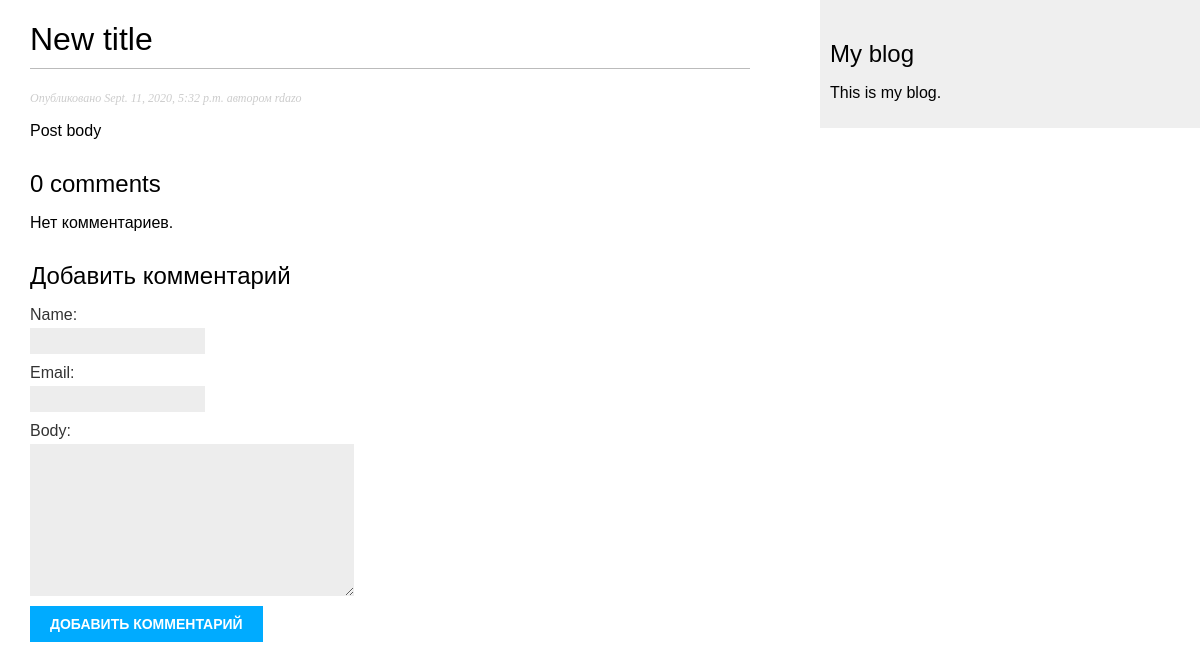
/blog/2020/9/11/another-post/, run on an earlier commit of the app's database.
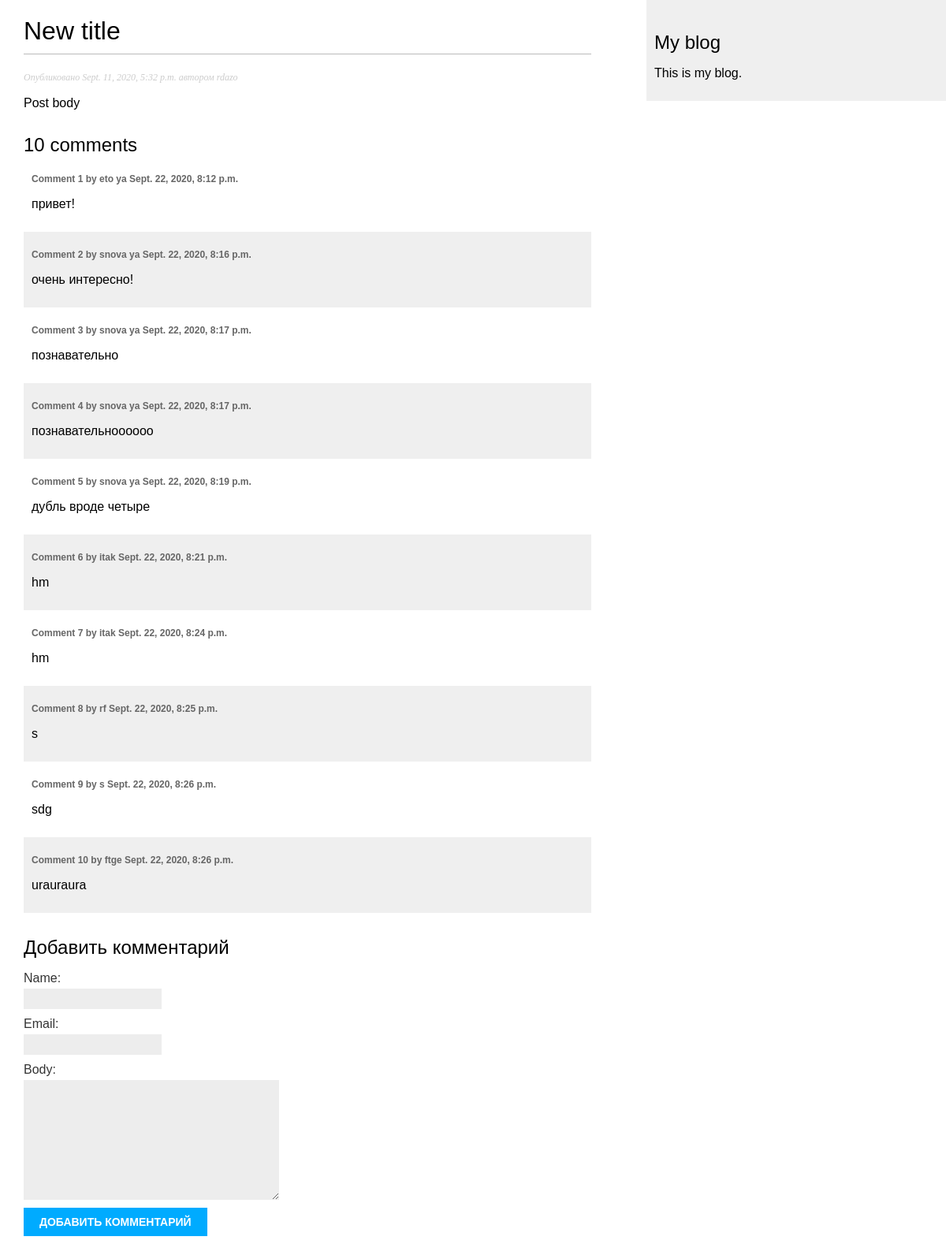
And on a later commit of the database.
### blog/models.py (models this page shows, shortened)
class Post(models.Model):
    STATUS_CHOICES = (
        ('draft', 'Draft'),
        ('published', 'Published'),
    )
    title = models.CharField(max_length=250)
    slug = models.SlugField(max_length=250, unique_for_date='publish')
    author = models.ForeignKey(User, on_delete=models.CASCADE, related_name='blog_posts')
    body = models.TextField()
    publish = models.DateTimeField(default=timezone.now)
    created = models.DateTimeField(auto_now_add=True)
    updated = models.DateTimeField(auto_now=True)
    status = models.CharField(max_length=10, choices=STATUS_CHOICES, default='draft')
    objects = models.Manager()  # Менеджер по умолчанию.
    published = PublishedManager()  # Новый менеджер.
    class Meta:
        ordering = ('-publish',)

class Comment(models.Model):
    post = models.ForeignKey(Post, on_delete=models.CASCADE, related_name='comments')
    name = models.CharField(max_length=80)
    email = models.EmailField()
    body = models.TextField()
    created = models.DateTimeField(auto_now_add=True)
    updated = models.DateTimeField(auto_now=True)
    active = models.BooleanField(default=True)
    class Meta:
        ordering = ('created',)

### blog/views.py (the view)
# urls.py: path('<int:year>/<int:month>/<int:day>/<slug:post>/', views.post_detail, name='post_detail'),
def post_detail(request, year, month, day, post):
    post = get_object_or_404(
        Post, slug=post, status='published', publish__year=year, publish__month=month, publish__day=day
    )
    comments = post.comments.filter(active=True)
    new_comment = None
    if request.method == 'POST':
        comment_form = CommentForm(data=request.POST)
        if comment_form.is_valid():
            new_comment = comment_form.save(commit=False)
            new_comment.post = post
            new_comment.save()
    comment_form = CommentForm()
    return render(request, 'blog/post/detail.html', {
        'post': post,
        'comments': comments,
        'new_comment': new_comment,
        'comment_form': comment_form
    })

### blog/forms.py
class CommentForm(forms.ModelForm):
    class Meta:
        model = Comment
        fields = ('name', 'email', 'body')

### blog/templates/blog/post/detail.html (shortened to what this page needs)
{% extends "blog/base.html" %}
{% block content %}
    <h1>{{ post.title }}</h1>
    <p class="date">Опубликовано {{ post.publish }} автором {{ post.author }}</p>
    {{ post.body|linebreaks }}
    {% with comments.count as total_comments %}
        <h2>{{ total_comments }} comment{{ total_comments|pluralize }}</h2>
    {% endwith %}
    {% for comment in comments %}
        <div class="comment">
            <p class="info">
                Comment {{ forloop.counter }} by {{ comment.name }}
                {{ comment.created }}
            </p>
            {{ comment.body|linebreaks }}
        </div>
        {% empty %}
            <p>Нет комментариев.</p>
    {% endfor %}
    <h2>Добавить комментарий</h2>
    <form action="." method="post">
        {{ comment_form.as_p }}
        <p><input type="submit" value="Добавить комментарий"></p>
    </form>
{% endblock %}

### blog/templates/blog/base.html (shortened to what this page needs)
<!DOCTYPE html>
{% load static %}
<html lang="en">
<head>
    <link href='{% static "css/blog.css" %}' rel="stylesheet">
</head>
<body>
    <div id="content">
        {% block content %}{% endblock %}
    </div>
    <div id="sidebar">
        <h2>My blog</h2>
        <p>This is my blog.</p>
    </div>
</body>
</html>

### blog/static/css/blog.css (style rules this page uses)
body { margin:0; padding:0; font-family:helvetica, sans-serif; }
h1 { font-weight:normal; border-bottom:1px solid #bbb; padding:0 0 10px 0; }
h2 { font-weight:normal; margin:30px 0 0; }
#content { float:left; width:60%; padding:0 0 0 30px; }
#sidebar { float:right; width:30%; padding:10px; background:#efefef; height:100%; }
p.date { color:#ccc; font-family: georgia, serif; font-size: 12px; font-style: italic; }
label { float:left; clear:both; color:#333; margin-bottom:4px; }
input, textarea { clear:both; float:left; margin:0 0 10px; background:#ededed; border:0; padding:6px 10px; font-size:12px; }
input[type=submit] { font-weight:bold; background:#00abff; color:#fff; padding:10px 20px; font-size:14px; text-transform:uppercase; }
.comment { padding:10px; }
.comment:nth-child(even) { background:#efefef; }
.comment .info { font-weight:bold; font-size:12px; color:#666; }

What changed in the data, as far as the page shows it:
added Comment: name "eto ya", created "Sept. 22, 2020, 8:12 p.m.", body "привет!"
added Comment: name "snova ya", created "Sept. 22, 2020, 8:16 p.m.", body "очень интересно!"
added Comment: name "snova ya", created "Sept. 22, 2020, 8:17 p.m.", body "познавательно"
added Comment: name "snova ya", created "Sept. 22, 2020, 8:17 p.m.", body "познавательноооооо"
added Comment: name "snova ya", created "Sept. 22, 2020, 8:19 p.m.", body "дубль вроде четыре"
added Comment: name "itak", created "Sept. 22, 2020, 8:21 p.m.", body "hm"
added Comment: name "itak", created "Sept. 22, 2020, 8:24 p.m.", body "hm"
added Comment: name "rf", created "Sept. 22, 2020, 8:25 p.m.", body "s"
added Comment: name "s", created "Sept. 22, 2020, 8:26 p.m.", body "sdg"
added Comment: name "ftge", created "Sept. 22, 2020, 8:26 p.m.", body "urauraura"
Also different on the page:
{{ total_comments }}: "0" → "10"
text no longer shown: "Нет комментариев."
